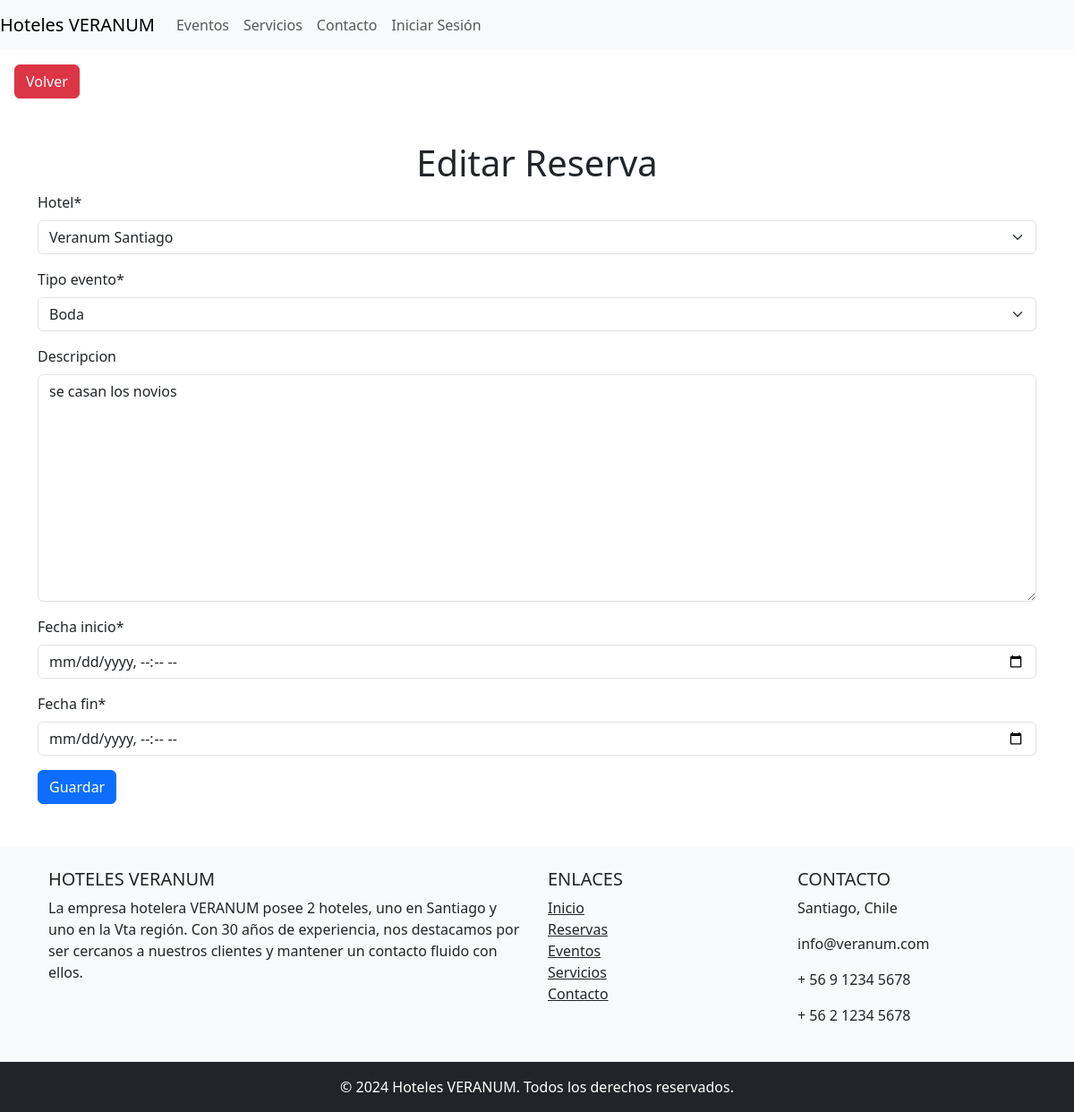
/editar_reserva/13/, run on the app's committed database.
### aplicacion/models.py (models this page shows, shortened)
class Reserva(models.Model):
    user = models.ForeignKey(User, on_delete=models.CASCADE)
    hotel = models.ForeignKey(Hotel, on_delete=models.CASCADE)
    tipo_evento = models.CharField(max_length=200, choices=eventos)
    descripcion = models.TextField(blank=True, null=True)
    fecha_inicio = models.DateTimeField()
    fecha_fin = models.DateTimeField()
    fecha_reserva = models.DateTimeField(auto_now_add=True)

### aplicacion/views.py (the view)
# urls.py: path('editar_reserva/<int:id>/', editar_reserva, name='editar_reserva'),
def editar_reserva(request, id):
    reserva = get_object_or_404(Reserva, id=id)
    if request.method == 'POST':
        form = ReservaForm(request.POST, instance=reserva)
        if form.is_valid():
            form.save()
            return redirect('administracion')
    else:
        form = ReservaForm(instance=reserva)
    return render(request, 'aplicacion/editar_reserva.html', {'form': form, 'reserva': reserva})

### aplicacion/forms.py (shortened to what this page needs)
class ReservaForm(forms.ModelForm):
    fecha_inicio = forms.DateTimeField(widget=DateTimeInput(attrs={'class': 'form-control'}))
    fecha_fin = forms.DateTimeField(widget=DateTimeInput(attrs={'class': 'form-control'}))
    class Meta:
        model = Reserva
        fields = [
            'hotel',
            'tipo_evento',
            'descripcion',
            'fecha_inicio',
            'fecha_fin',
        ]

### aplicacion/models.py (called while the page is built)
    def __str__(self):
        return self.nombre

### aplicacion/templates/aplicacion/editar_reserva.html (shortened to what this page needs)
{% extends "aplicacion/base.html" %}
{% load static %}
{% load crispy_forms_tags %}
{% block contenido %}
<div class="container mt-5">
    <h1 class="text-center">Editar Reserva</h1>
    <form method="post">
        {{ form |crispy }}
        <button type="submit" class="btn btn-primary">Guardar</button>
    </form>
</div>
{% endblock %}

### data on the page
Reserva: hotel "Veranum Santiago", tipo_evento "Boda", descripcion "se casan los novios"
